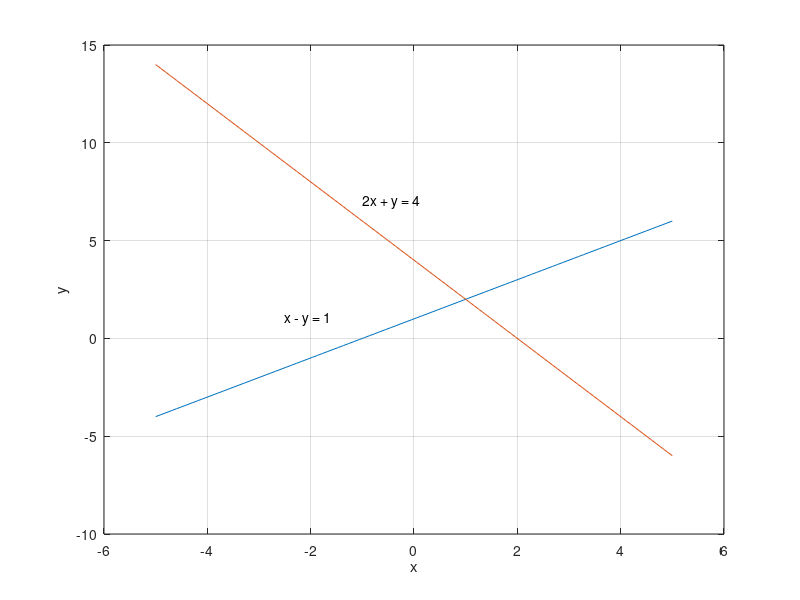

MATLAB code to generate this figure:
x = linspace(-5,5,100);
y = x+1;
plot(x,y), grid on, hold on
xlabel('x'), ylabel('y')
text(-2.5,1,'x - y = 1')
y1 = -2*x+4;
plot(x,y1)
text(-1,7,'2x + y = 4')